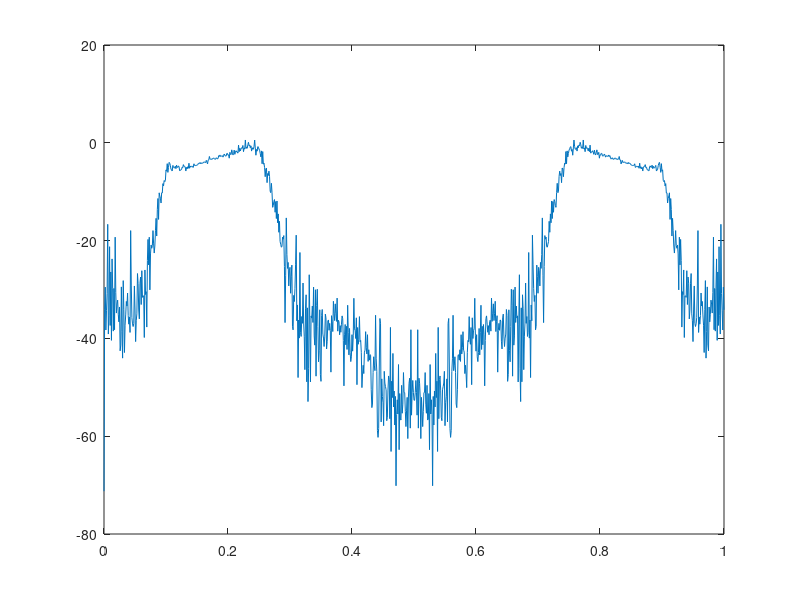

Source code (MATLAB):
b1 = [1, 2, 1];
b2 = [1, -2, 1];
b3 = [1, 0.851559, 1];
b4 = [1, -1.90211, 1];
b5 = [1, 1.17557, 1];

a1 = [1, -0.224858, 0.36];
a2 = [1, -0.790406, 0.3844];
a3 = [1, -1.08994e-16, 0.7921];
a4 = [1, -1.50477, 0.8649];
a5 = [1, 1.15206, 0.9604];

g = 0.0264722;

x = rand(1,1001);

y1 = filter(g.*b1,a1,x);
y2 = filter(b2,a2,y1);
y3 = filter(b3,a3,y2);
y4 = filter(b4,a4,y3);
y5 = filter(b5,a5,y4);

Hf_in = fft(x);
Hf_out = fft(y5);
f = linspace(0,1,length(x));
plot(f,20*log10(abs(Hf_out./Hf_in)));
